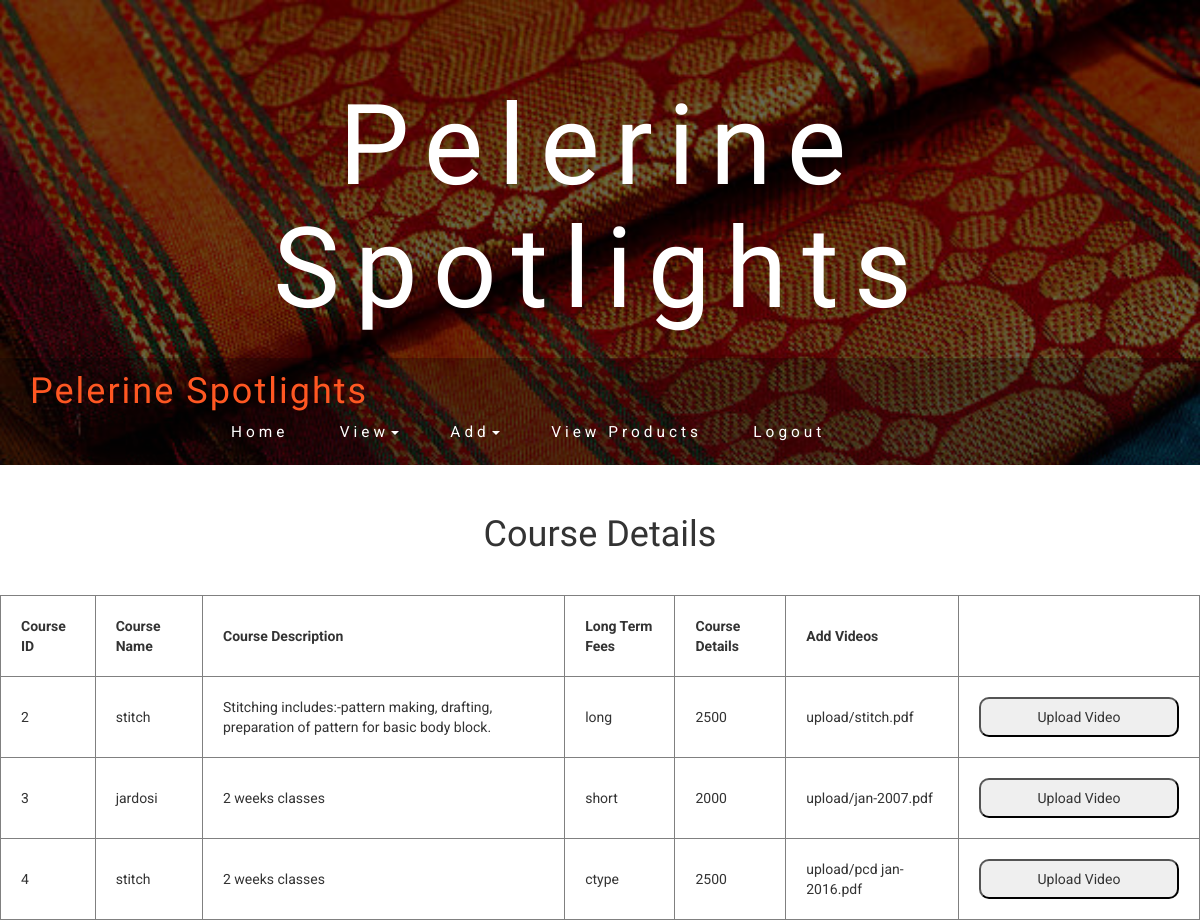
/adminviewcourse.php, run on the app's committed database.
### tables this page shows
CREATE TABLE `addcourse` (
  `course_id` int(11) NOT NULL,
  `course_name` varchar(50) NOT NULL,
  `course_desc` varchar(255) NOT NULL,
  `course_type` varchar(22) NOT NULL,
  `course_fees` int(11) NOT NULL,
  `details` varchar(255) NOT NULL
);

### adminviewcourse.php (the view, shortened to what this page needs)
<?php
	include "adminnav.php";
 ?>
 <!DOCTYPE html>
 <html>
 <head>
 </head>
 <body>
 	<center>
 		<h1 style="margin-top: 50px">Course Details</h1>
 		<br><br>
 		<table border="1px collapse">
 			<tr>
 				<th>Course ID</th>
 				<th>Course Name</th>
 				<th>Course Description</th>
 				<th>Long Term Fees</th>
 				<th>Course Details</th>
 				<th>Add Videos</th>
 			</tr>
 			<?php
 				$q1="SELECT * from addcourse";
 				$rs1=mysqli_query($conn,$q1);
 				while($row=mysqli_fetch_assoc($rs1))
 				{ ?>
 					<tr>
 						<td><?php echo $row['course_id']; ?></td>
 						<td><?php echo $row['course_name']; ?></td>
 						<td><?php echo $row['course_desc']; ?></td>
 						<td><?php echo $row['course_type']; ?></td>
 						<td><?php echo $row['course_fees']; ?></td>
 						<td><?php echo $row['details'] ?></td>
 						<td><input type="button" value="Upload Video" onclick="window.location='addvideo.php?cid=<?php echo $row['course_id']; ?> & ctype=<?php echo $row['course_type']; ?>' "></td>
 					</tr>
 				<?php }
 			 ?>
 		</table>
 	</center>
 </body>
 </html>

### css/style.css (style rules this page uses)
body { margin:0; font-family: 'Roboto', sans-serif; background: #fff; }
h1,h2,h3,h4,h5,h6 { margin:0; font-family: 'Limelight', cursive; }

### adminnav.php (style rules this page uses)
th,td { padding:20px; }
td input { width: 200px; height: 40px; border-radius: 10px; }

### data on the page
addcourse: course_id "2", course_name "stitch", course_desc "Stitching includes:-pattern making, drafting, preparation of pattern for basic body block.", course_type "long", course_fees "2500", details "upload/stitch.pdf"
addcourse: course_id "3", course_name "jardosi", course_desc "2 weeks classes", course_type "short", course_fees "2000", details "upload/jan-2007.pdf"
addcourse: course_id "4", course_name "stitch", course_desc "2 weeks classes", course_type "ctype", course_fees "2500", details "upload/pcd jan-2016.pdf"
